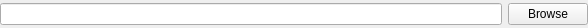
<?xml version="1.0" encoding="UTF-8"?>
<ui version="4.0">
 <class>FileNameEditWithBrowse</class>
 <widget class="QWidget" name="FileNameEditWithBrowse">
  <property name="geometry">
   <rect>
    <x>0</x>
    <y>0</y>
    <width>588</width>
    <height>28</height>
   </rect>
  </property>
  <layout class="QHBoxLayout" name="horizontalLayout">
   <property name="leftMargin">
    <number>0</number>
   </property>
   <property name="topMargin">
    <number>0</number>
   </property>
   <property name="rightMargin">
    <number>0</number>
   </property>
   <property name="bottomMargin">
    <number>0</number>
   </property>
   <item>
    <widget class="QLineEdit" name="fileNameEdit"/>
   </item>
   <item>
    <widget class="QPushButton" name="browseButton">
     <property name="styleSheet">
      <string notr="true"/>
     </property>
     <property name="text">
      <string>Browse</string>
     </property>
     <property name="flat">
      <bool>false</bool>
     </property>
    </widget>
   </item>
  </layout>
 </widget>
 <resources/>
 <connections/>
</ui>
